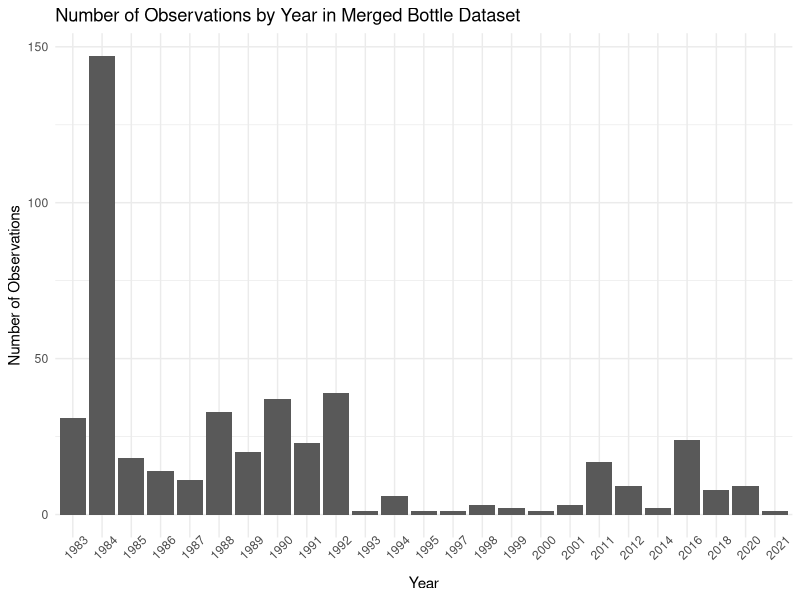
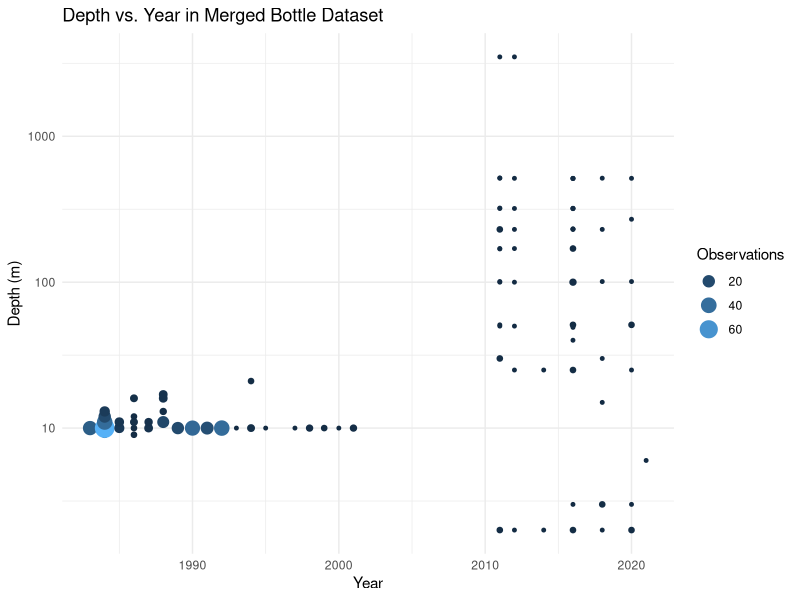
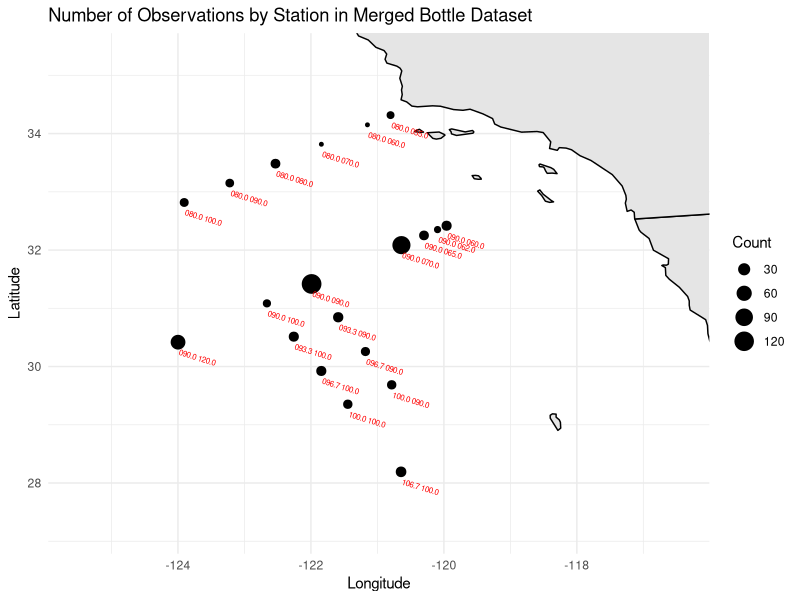
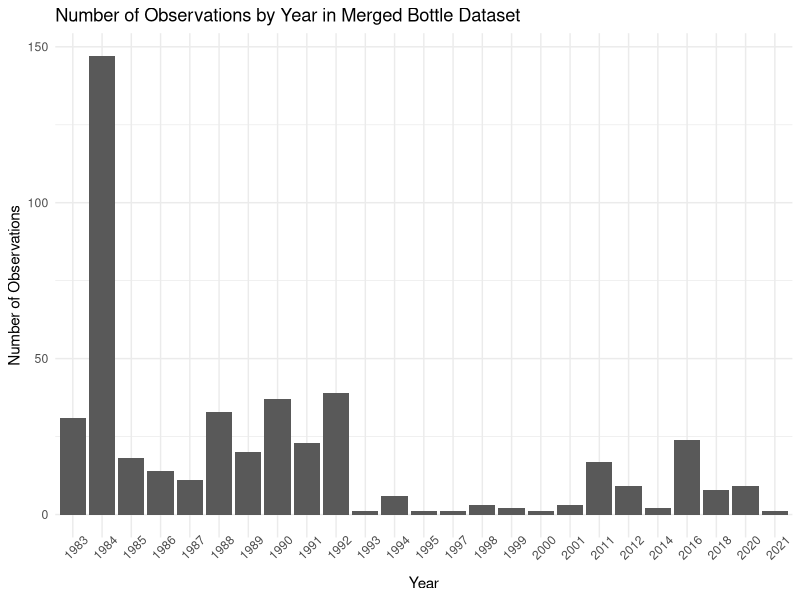
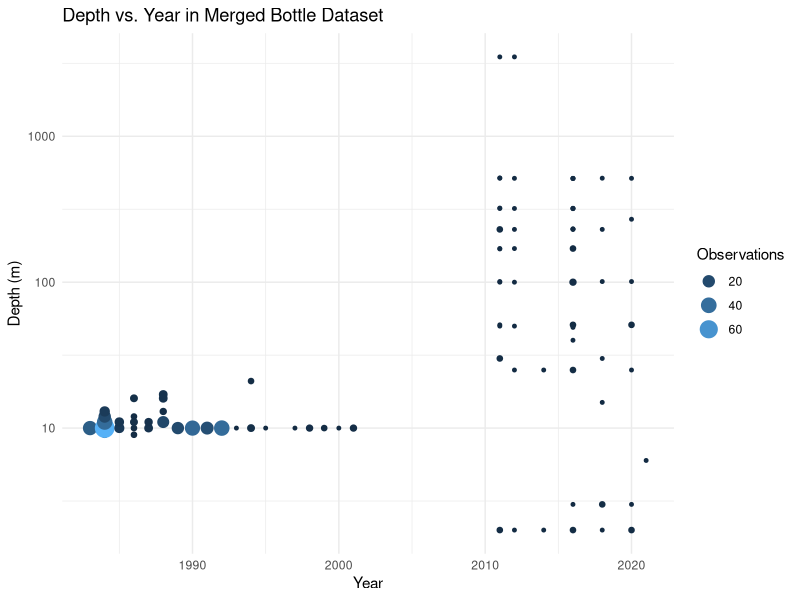
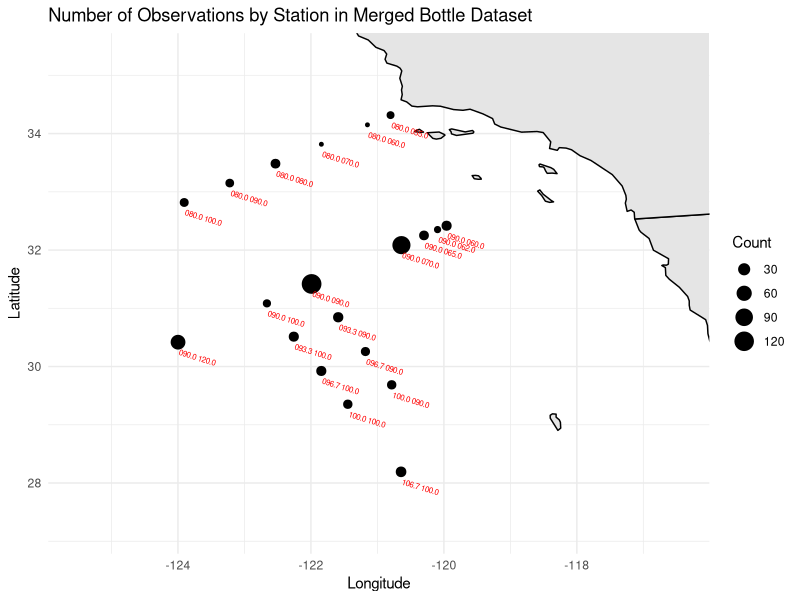

These figures' R source, in order:
### EDA ON MERGED BOTTLE DATASET ###
library(tidyverse)
library(maps)

# read in merged bottle data
merged_bottle_data <- read_csv("data/merged_bottle_data.csv")

# summary of year and depth
merged_bottle_data[,c("Year","Depth")] %>%
  summary()

# number of unique stations
merged_bottle_data$Station_ID %>% unique() %>% length()

# create plot of number of observations against year
merged_bottle_data %>%
  group_by(
    Year_UTC
  ) %>%
  summarize(
    N = n()
  ) %>%
  ggplot(
    aes(
      x = as.factor(Year_UTC),
      y = N
    )
  ) +
  geom_bar(stat = "identity") +
  labs(
    x = "Year",
    y = "Number of Observations",
    title = "Number of Observations by Year in Merged Bottle Dataset"
  ) +
  theme_minimal() +
  theme(
    axis.text.x = element_text(angle = 45)
  )
ggsave("images/merged_bottle_EDA/obs_by_year.png")

# create plot of depth against year, with size and color indicating number of observaions
merged_bottle_data %>%
  group_by(
    Year_UTC, Depth
  ) %>%
  summarize(
    Count = n()
  ) %>%
  ggplot(
    aes(
      x = Year_UTC,
      y = Depth,
      size = Count,
      col = Count
    )
  ) +
  geom_point() +
  scale_y_log10() +
  scale_size_continuous(limits=c(1, 75), breaks=seq(0,75, by=20)) +
  guides(col=guide_legend(), size=guide_legend()) +
  scale_color_continuous(limits=c(1, 75), breaks=seq(0,75, by=20)) +
  theme_minimal() +
  labs(
    x = "Year",
    y = "Depth (m)",
    col = "Observations",
    size = "Observations",
    title = "Depth vs. Year in Merged Bottle Dataset"
  )
ggsave("images/merged_bottle_EDA/depth_vs_yr.png")

# plot map of stations and number of observations at stations
world <- map_data("world")
ca_counties <- subset(map_data("county"), region == "california")

ggplot() +
  geom_polygon(
    data = world,
    aes(
      x = long,
      y = lat,
      group = group
    ),
    color = "black",
    fill = "gray90"
  ) +
  geom_point(
    data = merged_bottle_data %>%
      group_by(
        Station_ID
      ) %>%
      summarize(
        Latitude = first(Latitude),
        Longitude = first(Longitude),
        Count = n()
      ),
    aes(
      x = Longitude,
      y = Latitude,
      size = Count
    )
  ) +
  geom_text(
    data = merged_bottle_data %>%
      group_by(
        Station_ID
      ) %>%
      summarize(
        Latitude = first(Latitude),
        Longitude = first(Longitude),
        Count = n()
      ),
    aes(
      x = Longitude,
      y = Latitude,
      label = Station_ID
    ),
    hjust = -0.1,
    vjust = 2.0,
    angle = -17,
    size = 2,
    color = "red"
  ) +
  coord_cartesian(
    xlim = c(merged_bottle_data$Longitude %>% min() - 1.5, merged_bottle_data$Longitude %>% max() + 3.5),
    ylim = c(merged_bottle_data$Latitude %>% min() - 1,merged_bottle_data$Latitude %>% max() + 1)
  ) +
  theme_minimal() +
  labs(
    x = "Longitude",
    y = "Latitude",
    title = "Number of Observations by Station in Merged Bottle Dataset"
  )
ggsave("images/merged_bottle_EDA/obs_by_station.png")
